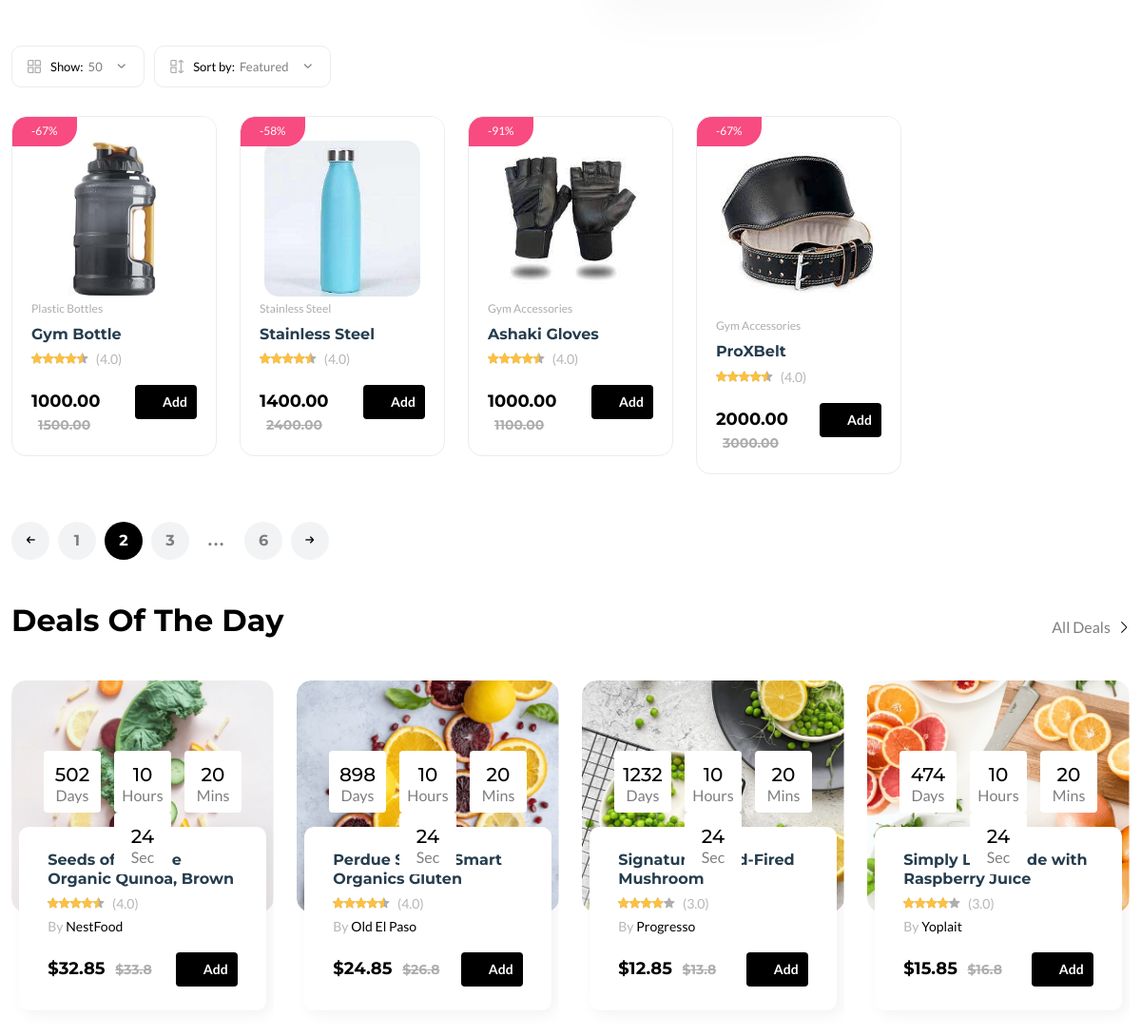
Before: /products/ (middle part) with the older database file.
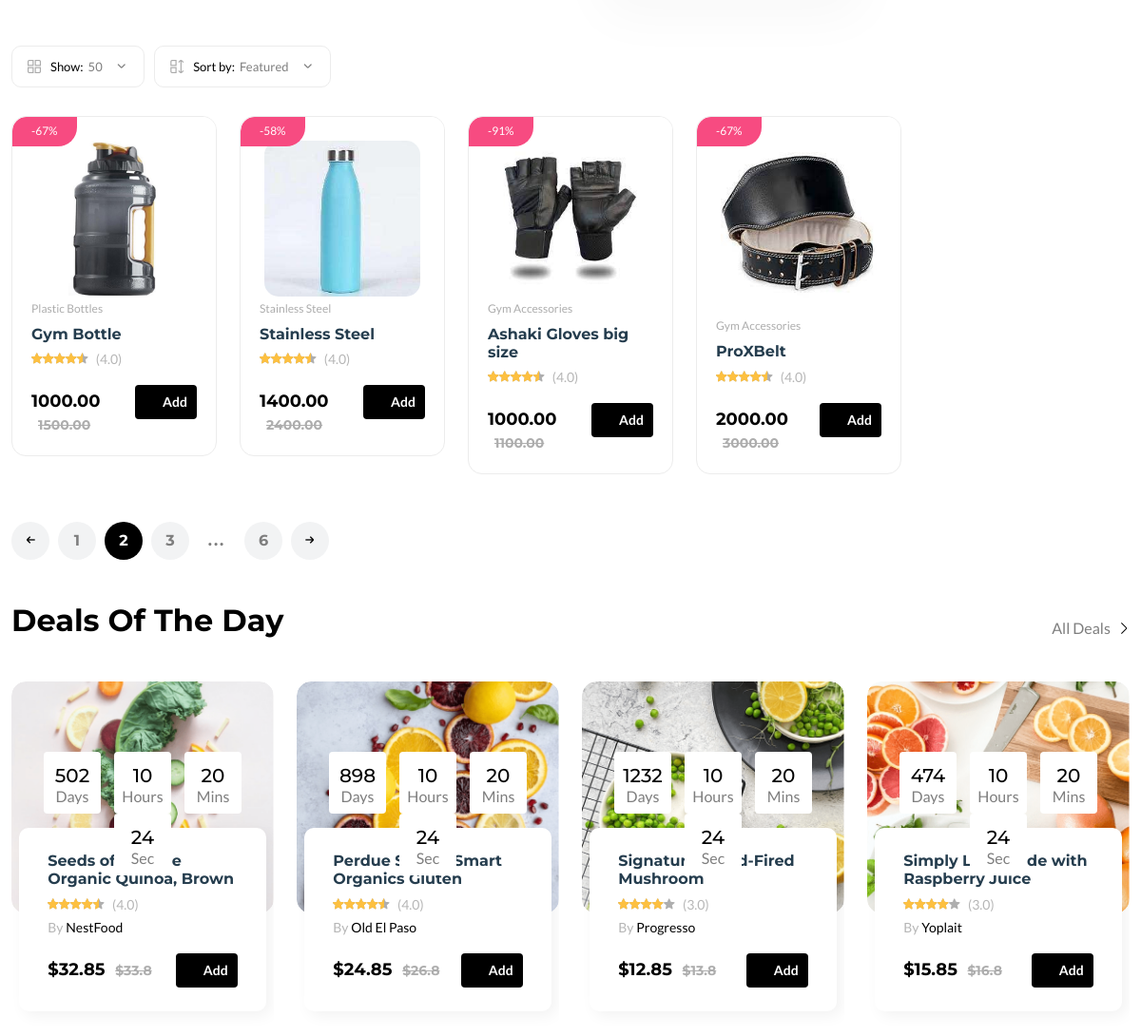
After: the same page with the newer database file.
### prossyApp/models.py (models this page shows, shortened)
class Product(models.Model):
    pid = ShortUUIDField(unique=True, length=10, max_length=20, prefix="prd", alphabet="abcdefg123456")
    title = models.CharField(max_length=100, default="Pink Bottle")
    image = models.ImageField(upload_to="user_direcotry_path", default="product.jpg")
    description = RichTextUploadingField(null=True, blank=True, default="This is the product")
    gender = models.CharField(choices = GENDER, max_length=100, default="Women")
    category = models.ForeignKey(Category, on_delete=models.SET_NULL, null=True, related_name="category")
    user = models.ForeignKey(User, on_delete=models.SET_NULL, null=True)
    price = models.DecimalField(max_digits= 999999999, decimal_places=2, default="1000.00")
    old_price = models.DecimalField(max_digits= 999999999, decimal_places=2, default="1500.00")
    specifications = RichTextUploadingField(null=True, blank=True, default="This is pink, like barbie")
    type = models.CharField(max_length=100, default="Bottle",  null=True, blank=True)
    stock_count = models.CharField(max_length=100, default="10", null=True, blank=True)
    tags = TaggableManager(blank=True)
    product_status = models.CharField(choices=STATUS, max_length=10, default="in_review")
    status = models.BooleanField(default=True)
    in_stock = models.BooleanField(default=True)
    featured = models.BooleanField(default=False)
    digital = models.BooleanField(default=False)
    sku = ShortUUIDField(unique=True, length=4, max_length=10, prefix="sku", alphabet="1234567890")
    date = models.DateTimeField(auto_now_add=True)
    updated = models.DateTimeField(null=True, blank=True)
    class Meta:
        verbose_name_plural = "Products"
    def get_percentage(self):
        new_price = (self.price / self.old_price ) * 100
        return new_price

class Category(models.Model):
    cid = ShortUUIDField(unique=True, length=10, max_length=20, prefix="cat", alphabet="abcdefg123456")
    title = models.CharField(max_length=100, default="Pink")
    image = models.ImageField(upload_to="category", default="category.jpg")
    class Meta:
        verbose_name_plural = "Categories"
    def __str__(self):
        return self.title

### prossyApp/views.py (the view)
# urls.py: path("products/", product_list_view, name="product-list"),
def product_list_view(request):
    products = Product.objects.filter(product_status="published")
    context = {
        "products": products
    }
    return render(request, 'core/product-list.html', context)

### prossyApp/context_processor.py (called while the page is built)
def default(request):
    categories = Category.objects.all()
    min_max_price = Product.objects.aggregate(Min("price"), Max("price"))
    try:
        address = Address.objects.get(user=request.user)
    except:
        address = None
    return {
        'categories': categories,
        'address':address,
        'min_max_price':min_max_price,
    }

### templates/core/product-list.html (shortened to what the changed rows need)
{% extends 'partials/base.html' %}
{% load static %}
{% block content %}
    <main class="main">
        <div class="container mb-30 mt-30">
            <div class="row">
                <div class="col-12">
                    <div class="row product-grid" id = "filtered-products">
                        {% for p in products %}
                        <div class="col-lg-1-5 col-md-4 col-12 col-sm-6">
                            <div class="product-cart-wrap mb-30">
                                <div class="product-img-action-wrap">
                                    <div class="product-img product-img-zoom">
                                        <a href="{% url 'prossyApp:product-detail' p.pid %}">
                                            <img class="default-img" src="{{ p.image.url }}" alt="" />
                                        </a>
                                    </div>
                                    <div class="product-badges product-badges-position product-badges-mrg">
                                        <span class="hot">-{{p.get_percentage|floatformat:0}}%</span>
                                    </div>
                                </div>
                                <div class="product-content-wrap">
                                    <div class="product-category">
                                        <a href="{% url 'prossyApp:category-product-list' p.category.cid %}">{{p.category}}</a>
                                    </div>
                                    <h2><a href="{% url 'prossyApp:product-detail' p.pid %}">{{p.title}}</a></h2>
                                    <div class="product-rate-cover">
                                        <div class="product-rate d-inline-block">
                                            <div class="product-rating" style="width: 90%"></div>
                                        </div>
                                        <span class="font-small ml-5 text-muted"> (4.0)</span>
                                    </div>
                                    <div class="product-card-bottom">
                                        <div class="product-price">
                                            <span class="current-product-price-{{p.id}}">{{p.price}}</span>
                                            <span class="old-price">{{p.old_price}}</span>
                                        </div>
                                        <div class="add-cart">
                                            <button class="add add-to-cart-btn" data-index="{{p.id}}" style="border: none;" id="add-to-cart-btn"><i class="fi-rs-shopping-cart mr-5"></i>Add</button>
                                        </div>
                                    </div>
                                </div>
                            </div>
                        </div>
                        {% endfor %}
                    </div>
                    <section class="section-padding pb-5">
                        <div class="row">
                            <div class="col-xl-3 col-lg-4 col-md-6">
                                <div class="product-cart-wrap style-2">
                                    <div class="product-content-wrap">
                                        <div class="deals-content">
                                            <h2><a href="shop-product-right.html">Seeds of Change Organic Quinoa, Brown</a></h2>
                                        </div>
                                    </div>
                                </div>
                            </div>
                            <div class="col-xl-3 col-lg-4 col-md-6">
                                <div class="product-cart-wrap style-2">
                                    <div class="product-content-wrap">
                                        <div class="deals-content">
                                            <h2><a href="shop-product-right.html">Perdue Simply Smart Organics Gluten</a></h2>
                                        </div>
                                    </div>
                                </div>
                            </div>
                            <div class="col-xl-3 col-lg-4 col-md-6 d-none d-lg-block">
                                <div class="product-cart-wrap style-2">
                                    <div class="product-content-wrap">
                                        <div class="deals-content">
                                            <h2><a href="shop-product-right.html">Signature Wood-Fired Mushroom</a></h2>
                                        </div>
                                    </div>
                                </div>
                            </div>
                            <div class="col-xl-3 col-lg-4 col-md-6 d-none d-xl-block">
                                <div class="product-cart-wrap style-2">
                                    <div class="product-content-wrap">
                                        <div class="deals-content">
                                            <h2><a href="shop-product-right.html">Simply Lemonade with Raspberry Juice</a></h2>
                                        </div>
                                    </div>
                                </div>
                            </div>
                        </div>
                    </section>
                </div>
            </div>
        </div>
    </main>
    {% endblock content %}

Changed rows visible on the page:
changed Product: title "Ashaki Gloves" → "Ashaki Gloves big size"
